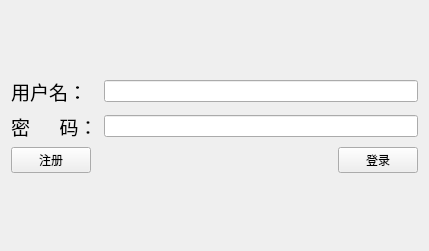
<?xml version="1.0" encoding="UTF-8"?>
<ui version="4.0">
 <class>Cilent</class>
 <widget class="QWidget" name="Cilent">
  <property name="geometry">
   <rect>
    <x>0</x>
    <y>0</y>
    <width>429</width>
    <height>251</height>
   </rect>
  </property>
  <property name="windowTitle">
   <string>Cilent</string>
  </property>
  <layout class="QGridLayout" name="gridLayout_2">
   <item row="0" column="0">
    <layout class="QVBoxLayout" name="verticalLayout">
     <item>
      <layout class="QGridLayout" name="gridLayout">
       <item row="0" column="0">
        <widget class="QLabel" name="label">
         <property name="font">
          <font>
           <family>Agency FB</family>
           <pointsize>14</pointsize>
          </font>
         </property>
         <property name="text">
          <string>用户名：</string>
         </property>
        </widget>
       </item>
       <item row="0" column="1">
        <widget class="QLineEdit" name="name_LE"/>
       </item>
       <item row="1" column="0">
        <widget class="QLabel" name="label_2">
         <property name="font">
          <font>
           <family>Agency FB</family>
           <pointsize>14</pointsize>
          </font>
         </property>
         <property name="text">
          <string>密      码：</string>
         </property>
        </widget>
       </item>
       <item row="1" column="1">
        <widget class="QLineEdit" name="pwd_LE">
         <property name="mouseTracking">
          <bool>true</bool>
         </property>
         <property name="focusPolicy">
          <enum>Qt::StrongFocus</enum>
         </property>
         <property name="echoMode">
          <enum>QLineEdit::Password</enum>
         </property>
        </widget>
       </item>
      </layout>
     </item>
     <item>
      <layout class="QHBoxLayout" name="horizontalLayout">
       <item>
        <widget class="QPushButton" name="register_PB">
         <property name="text">
          <string>注册</string>
         </property>
        </widget>
       </item>
       <item>
        <spacer name="horizontalSpacer">
         <property name="orientation">
          <enum>Qt::Horizontal</enum>
         </property>
         <property name="sizeHint" stdset="0">
          <size>
           <width>40</width>
           <height>20</height>
          </size>
         </property>
        </spacer>
       </item>
       <item>
        <widget class="QPushButton" name="login_PB">
         <property name="text">
          <string>登录</string>
         </property>
        </widget>
       </item>
      </layout>
     </item>
    </layout>
   </item>
  </layout>
 </widget>
 <resources/>
 <connections/>
</ui>
